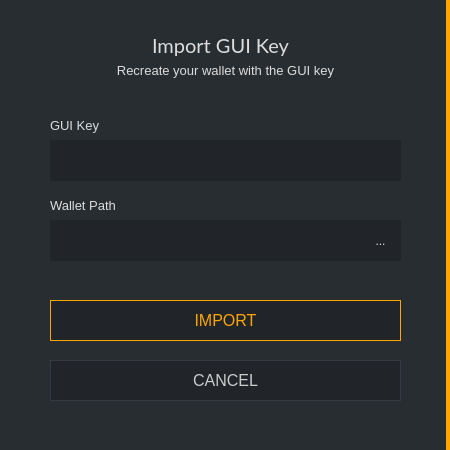
<?xml version="1.0" encoding="UTF-8"?>
<ui version="4.0">
 <class>ImportKeyDialog</class>
 <widget class="QDialog" name="ImportKeyDialog">
  <property name="geometry">
   <rect>
    <x>0</x>
    <y>0</y>
    <width>450</width>
    <height>450</height>
   </rect>
  </property>
  <property name="windowTitle">
   <string>Import GUI key</string>
  </property>
  <property name="styleSheet">
   <string notr="true">border: 0px;</string>
  </property>
  <layout class="QVBoxLayout" name="verticalLayout">
   <property name="leftMargin">
    <number>0</number>
   </property>
   <property name="topMargin">
    <number>0</number>
   </property>
   <property name="rightMargin">
    <number>0</number>
   </property>
   <property name="bottomMargin">
    <number>0</number>
   </property>
   <item>
    <widget class="QGroupBox" name="groupBox">
     <property name="maximumSize">
      <size>
       <width>450</width>
       <height>450</height>
      </size>
     </property>
     <property name="styleSheet">
      <string notr="true">background-color: #282d31; border-right: 4px solid orange;</string>
     </property>
     <property name="title">
      <string/>
     </property>
     <widget class="QLabel" name="label_3">
      <property name="geometry">
       <rect>
        <x>60</x>
        <y>30</y>
        <width>321</width>
        <height>31</height>
       </rect>
      </property>
      <property name="font">
       <font>
        <family>Lato</family>
        <pointsize>15</pointsize>
       </font>
      </property>
      <property name="styleSheet">
       <string notr="true">color: #ddd; border-right: 0px;</string>
      </property>
      <property name="text">
       <string>Import GUI Key</string>
      </property>
      <property name="alignment">
       <set>Qt::AlignCenter</set>
      </property>
     </widget>
     <widget class="QLabel" name="label">
      <property name="geometry">
       <rect>
        <x>50</x>
        <y>110</y>
        <width>351</width>
        <height>31</height>
       </rect>
      </property>
      <property name="font">
       <font>
        <pointsize>-1</pointsize>
       </font>
      </property>
      <property name="styleSheet">
       <string notr="true">color: #ddd;border-right: 0px;font-size: 13px;</string>
      </property>
      <property name="text">
       <string>GUI Key</string>
      </property>
     </widget>
     <widget class="QLineEdit" name="m_keyEdit">
      <property name="geometry">
       <rect>
        <x>50</x>
        <y>140</y>
        <width>351</width>
        <height>41</height>
       </rect>
      </property>
      <property name="minimumSize">
       <size>
        <width>0</width>
        <height>31</height>
       </size>
      </property>
      <property name="font">
       <font>
        <family>Lato</family>
        <pointsize>9</pointsize>
       </font>
      </property>
      <property name="styleSheet">
       <string notr="true">background-color: #212529;
border-right: 0px;
color: #e5e5e5;
padding: 5px;</string>
      </property>
     </widget>
     <widget class="QLabel" name="label_2">
      <property name="geometry">
       <rect>
        <x>50</x>
        <y>190</y>
        <width>341</width>
        <height>31</height>
       </rect>
      </property>
      <property name="font">
       <font>
        <pointsize>-1</pointsize>
       </font>
      </property>
      <property name="styleSheet">
       <string notr="true">color: #ddd;border-right: 0px;font-size: 13px;</string>
      </property>
      <property name="text">
       <string>Wallet Path</string>
      </property>
     </widget>
     <widget class="QLineEdit" name="m_pathEdit">
      <property name="geometry">
       <rect>
        <x>50</x>
        <y>220</y>
        <width>351</width>
        <height>41</height>
       </rect>
      </property>
      <property name="minimumSize">
       <size>
        <width>0</width>
        <height>31</height>
       </size>
      </property>
      <property name="font">
       <font>
        <family>Lato</family>
        <pointsize>9</pointsize>
       </font>
      </property>
      <property name="styleSheet">
       <string notr="true">background-color: #212529;
border-right: 0px;
color: #e5e5e5;
padding: 5px;</string>
      </property>
     </widget>
     <widget class="QToolButton" name="m_selectPathButton">
      <property name="geometry">
       <rect>
        <x>360</x>
        <y>220</y>
        <width>41</width>
        <height>41</height>
       </rect>
      </property>
      <property name="styleSheet">
       <string notr="true">background-color: #212529;
border-right: 0px;
color: #ddd;
padding: 5px;
</string>
      </property>
      <property name="text">
       <string>...</string>
      </property>
     </widget>
     <widget class="QPushButton" name="m_okButton">
      <property name="geometry">
       <rect>
        <x>50</x>
        <y>300</y>
        <width>351</width>
        <height>41</height>
       </rect>
      </property>
      <property name="minimumSize">
       <size>
        <width>131</width>
        <height>31</height>
       </size>
      </property>
      <property name="font">
       <font>
        <pointsize>-1</pointsize>
       </font>
      </property>
      <property name="styleSheet">
       <string notr="true">QPushButton#m_okButton {color: orange; background-color: #212529; border: 1px solid orange; font-size: 16px;}

QPushButton#m_okButton:hover {color: orange; background-color: #212529; border: 2px solid orange; font-size: 16px;}</string>
      </property>
      <property name="text">
       <string>IMPORT</string>
      </property>
     </widget>
     <widget class="QPushButton" name="m_cancelButton">
      <property name="geometry">
       <rect>
        <x>50</x>
        <y>360</y>
        <width>351</width>
        <height>41</height>
       </rect>
      </property>
      <property name="minimumSize">
       <size>
        <width>131</width>
        <height>31</height>
       </size>
      </property>
      <property name="font">
       <font>
        <pointsize>-1</pointsize>
       </font>
      </property>
      <property name="styleSheet">
       <string notr="true">QPushButton#m_cancelButton {color: #ccc; border: 1px solid #343a40; font-size: 16px; background-color: #212529;}

QPushButton#m_cancelButton:hover {color: #ddd; border: 2px solid #444; font-size: 16px; background-color: #212529;}</string>
      </property>
      <property name="text">
       <string>CANCEL</string>
      </property>
     </widget>
     <widget class="QLabel" name="label_4">
      <property name="geometry">
       <rect>
        <x>50</x>
        <y>60</y>
        <width>351</width>
        <height>21</height>
       </rect>
      </property>
      <property name="font">
       <font>
        <pointsize>-1</pointsize>
       </font>
      </property>
      <property name="styleSheet">
       <string notr="true">color: #ddd;border-right: 0px;font-size: 13px;</string>
      </property>
      <property name="text">
       <string>Recreate your wallet with the GUI key</string>
      </property>
      <property name="alignment">
       <set>Qt::AlignCenter</set>
      </property>
     </widget>
    </widget>
   </item>
  </layout>
 </widget>
 <resources/>
 <connections>
  <connection>
   <sender>m_okButton</sender>
   <signal>clicked()</signal>
   <receiver>ImportKeyDialog</receiver>
   <slot>accept()</slot>
   <hints>
    <hint type="sourcelabel">
     <x>594</x>
     <y>102</y>
    </hint>
    <hint type="destinationlabel">
     <x>323</x>
     <y>65</y>
    </hint>
   </hints>
  </connection>
  <connection>
   <sender>m_cancelButton</sender>
   <signal>clicked()</signal>
   <receiver>ImportKeyDialog</receiver>
   <slot>reject()</slot>
   <hints>
    <hint type="sourcelabel">
     <x>511</x>
     <y>102</y>
    </hint>
    <hint type="destinationlabel">
     <x>323</x>
     <y>65</y>
    </hint>
   </hints>
  </connection>
  <connection>
   <sender>m_selectPathButton</sender>
   <signal>clicked()</signal>
   <receiver>ImportKeyDialog</receiver>
   <slot>selectPathClicked()</slot>
   <hints>
    <hint type="sourcelabel">
     <x>620</x>
     <y>54</y>
    </hint>
    <hint type="destinationlabel">
     <x>323</x>
     <y>65</y>
    </hint>
   </hints>
  </connection>
 </connections>
 <slots>
  <slot>selectPathClicked()</slot>
 </slots>
</ui>
